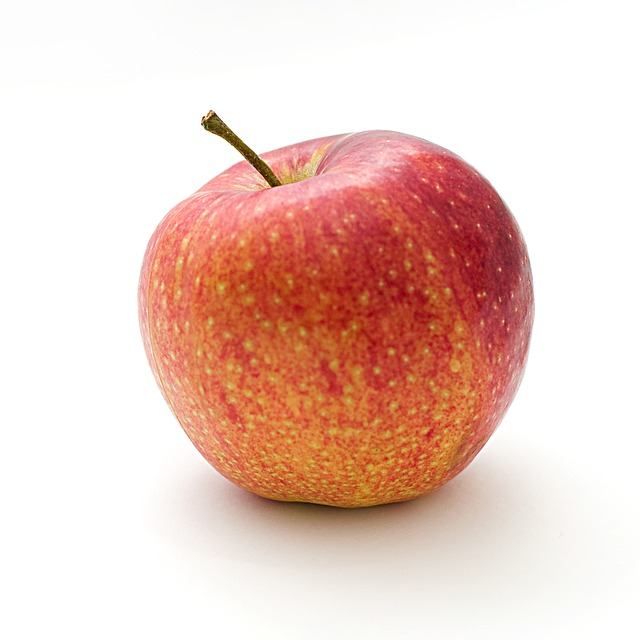
#> input picture Chapter_2/my_images/apple.jpg, 640 x 640 px
$ python 2_image_cropping.py
#> lines starting #> are read from the running program, lines starting #| are printed output that depends on the picture
import cv2

img = cv2.imread("./my_images/apple.jpg")
#> img is the input picture: shape (640, 640, 3); mean B, G, R 196, 205.5, 235.6

# Crop image
crop_img = img[100:400, 200:500]
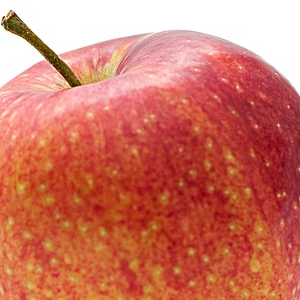
#> crop_img: shape (300, 300, 3); mean B, G, R 100.4, 118.2, 206.8

#   Display the cropped image
cv2.imshow("Cropped Image", crop_img)

cv2.waitKey(0)
cv2.destroyAllWindows()
